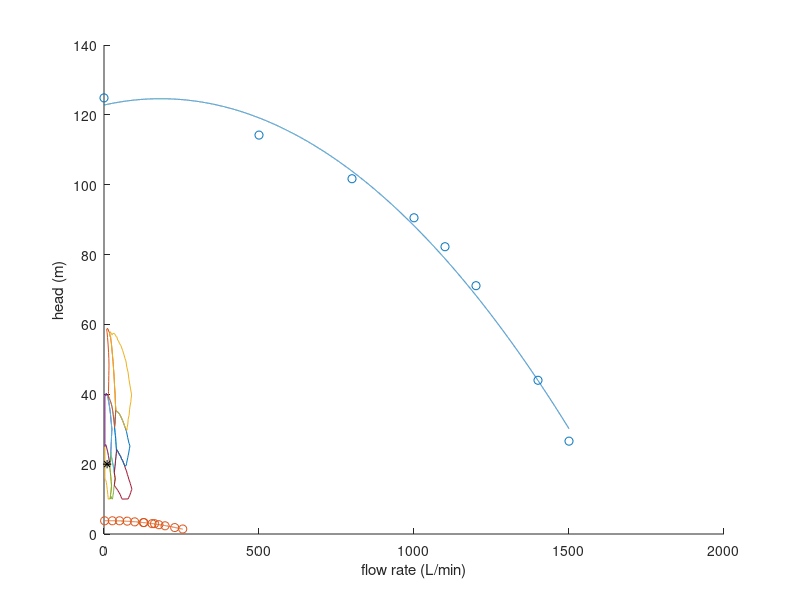
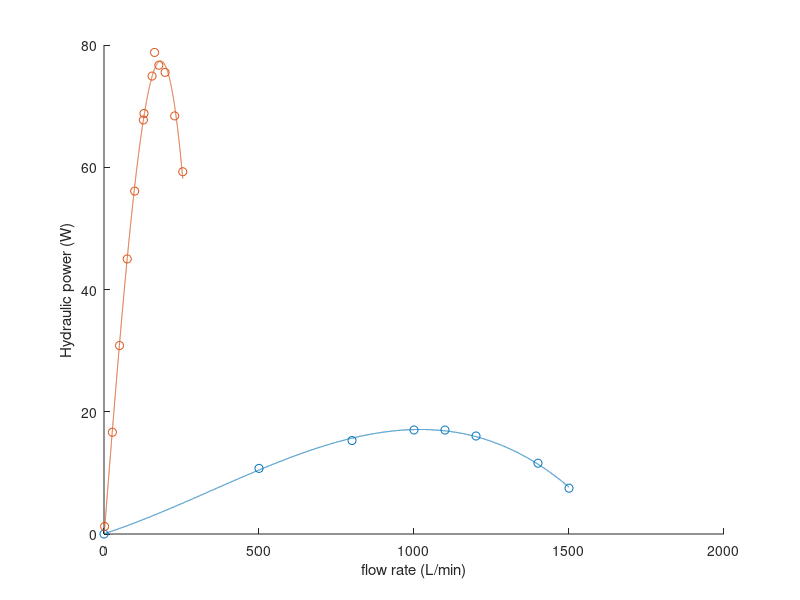
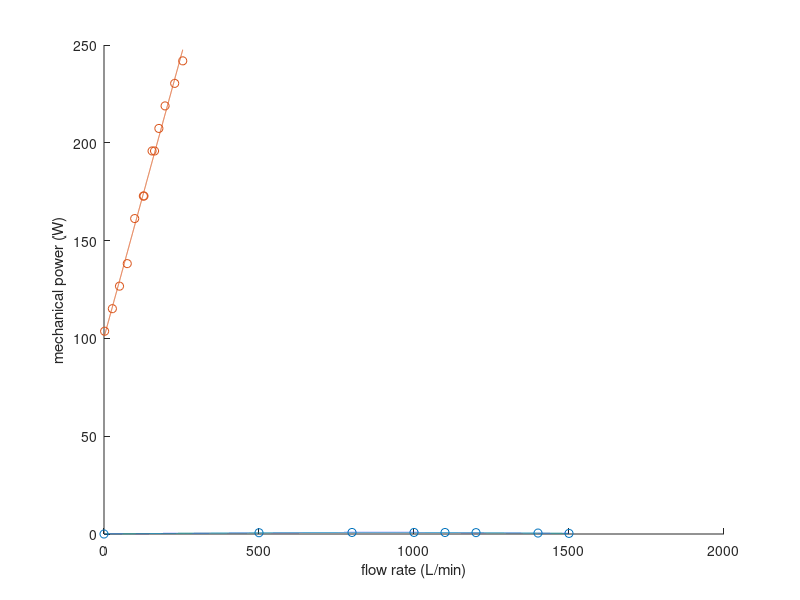
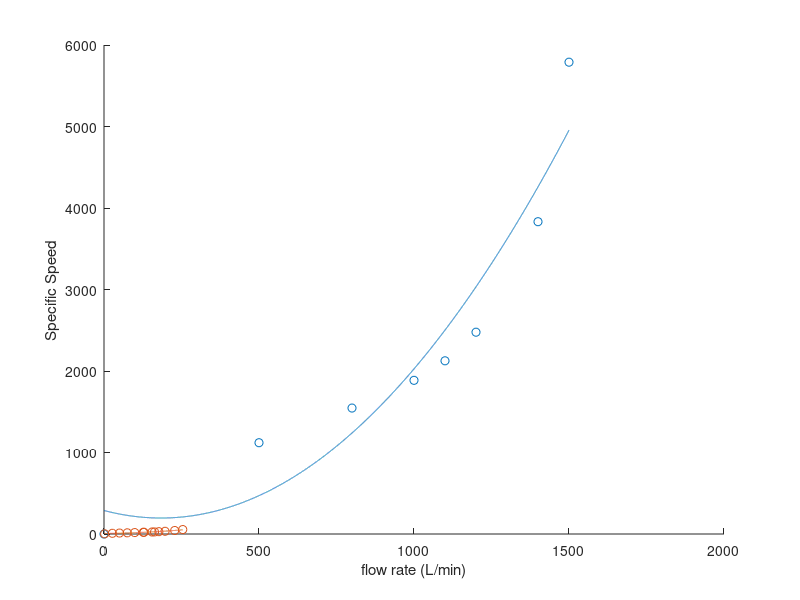

MATLAB code for these plots, in order: (Note: this script raises an error after producing the figures.)
% given dataset1
%assumed constant density with change in pressure
clearvars;
clc;
close all;

%%
rho = 62.217;
g = 32.2;
z2 = 3;
z1 = 0;
N = 1750;

Q = [
    0
    500
    800
    1000
    1100
    1200
    1400
    1500
    ];
volumetricFlow = Q ./ 7.48; % ft3/min

suctionPressure = [0.65
0.25
-0.35
-0.92
-1.24
-1.62
-2.42
-2.89
] .* 144;

dischargePressure = [53.3
48.3
42.3
36.9
33
27.8
15.3
7.3
] .* 144;

motorCurrent = [
    18
26.2
31
33.9
35.2
36.3
38
39
];

%calculate the velocity of inlet and outlet:
%V1 = V2

%calculate Head:
H = (dischargePressure - suctionPressure) ./ (rho) + (z2 - z1);

%calculate hydraulic power.
gamma_SI = 9773;
volumetricFlow_SI = volumetricFlow .* 0.0283168 / 60;
H_SI = H .* 0.3048;

HydPower = H_SI .* gamma_SI .* volumetricFlow_SI;

%calculate the power in:
powerFactor = 0.875;
effi = 0.9;
P_in = effi * sqrt(3) * powerFactor * 460 .* motorCurrent;

%calculate the total efficiency:
total_effi = HydPower ./ P_in;

%calculate the specific speed
Ns = N * sqrt(Q) ./ (H .^ (3/4));

% polynomial Fitting:
Q_fit = min(Q):0.1:max(Q);

pH = polyval(polyfit(Q, H, 2), Q_fit);
pHydroPower = polyval(polyfit(Q, HydPower / 1000, 3), Q_fit);
pEfficiency = polyval(polyfit(Q, total_effi, 3), Q_fit);
pSpecificSpeed = polyval(polyfit(Q, Ns, 2), Q_fit);

figure(1)
scatter(Q, H)
hold on;
plot(Q_fit, pH);
xlabel("Q gpm")
ylabel("total Head ft")

figure(2)
scatter(Q, HydPower / 1000)
hold on;
plot(Q_fit, pHydroPower);
xlabel("Q gpm")
ylabel("hydraulic power kW")

figure(3)
scatter(Q, total_effi)
hold on;
plot(Q_fit, pEfficiency)
xlabel("Q gpm")
ylabel("eff")

figure(4)
scatter(Q, Ns)
hold on;
plot(Q_fit, pSpecificSpeed)
xlabel("Q gpm")
ylabel("Ns")

%% dataset 2
close all;
clearvars;

gamma = 9781; %gamma at 25degC
N = 1100; %RPM

T = [2.1
    2
    1.9
    1.7
    1.8
    1.7
    1.5
    1.5
    1.4
    1.2
    1.1
    1
    0.9
    ]; %Torque (N.m)

Q = [254
    228
    197
    163
    177
    155
    127
    129
    99
    75
    50
    27
    2
    ]; % flow rate L/min

suctionPressure = [
    -0.08
    -0.07
    -0.05
    -0.04
    -0.05
    -0.04
    -0.03
    -0.03
    -0.02
    -0.02
    -0.02
    -0.01
    -0.01
    ] .* 100000; % Pa

dischargePressure = [
    0.06
    0.11
    0.18
    0.25
    0.21
    0.25
    0.29
    0.29
    0.32
    0.34
    0.35
    0.36
    0.36
    ] .* 100000; % Pa

MotorPower = [0.52
    0.5
    0.48
    0.46
    0.47
    0.45
    0.42
    0.42
    0.4
    0.38
    0.36
    0.33
    0.31
    ]; % kW

%calculate Head
H = (dischargePressure - suctionPressure) ./ (gamma);

%calculate hydro Power
HydPower = gamma * H .* Q ./ (60 * 1000); % L/min -> m^3/s

%calculate mechanical power
mechPower = T .* 2*pi .* N ./ 60; % eq 6 from report

%calculate the mechanical eff
mechEffi = HydPower ./ (mechPower);

%calculate the specific speed
Ns = N * sqrt(Q ./ (60 * 1000)) ./ (H .^ (3/4));

%calculate the overall effi
total_effi = HydPower ./ (MotorPower .* 1000);

% polynomial Fitting:
Q_fit = min(Q):0.1:max(Q);

pH = polyval(polyfit(Q, H, 2), Q_fit);
pHydroPower = polyval(polyfit(Q, HydPower, 3), Q_fit);
pEfficiency = polyval(polyfit(Q, total_effi, 3), Q_fit);
pSpecificSpeed = polyval(polyfit(Q, Ns, 2), Q_fit);
pMechPower = polyval(polyfit(Q, mechPower, 1), Q_fit);

figure(1)
scatter(Q, H);
hold on;
plot(Q_fit, pH);
xlabel("flow rate (L/min)")
ylabel("head (m)")

figure(2)
scatter(Q, HydPower);
hold on;
plot(Q_fit, pHydroPower);
xlabel("flow rate (L/min)")
ylabel("Hydraulic power (W)")

figure(3)
scatter(Q, mechPower);
hold on;
plot(Q_fit, pMechPower);
xlabel("flow rate (L/min)")
ylabel("mechanical power (W)")

figure(4)
scatter(Q, Ns)
hold on;
plot(Q_fit, pSpecificSpeed);
xlabel("flow rate (L/min)")
ylabel("Specific Speed")

figure(5)
scatter(Q, total_effi)
hold on;
plot(Q_fit, pEfficiency);
xlabel("flow rate (L/min)")
ylabel("eta")

%% pump selection
clearvars;
close all;
clc;

figure(1)
hold on;
%input arguments
flowRate =10;
head = 20;

pump32_125 = [
13.3082  10.4386; 13.3914  10.008;  19.8981  10.0524; 20.1507  10.4409;
20.5348  10.6633; 20.9265  10.9825; 21.3256  11.3113; 21.8697  11.7982;
22.8546  12.3061; 23.291   12.89;   24.0363  13.6733; 24.0371  14.0233;
23.1494  15.0642; 21.8785  16.4572; 20.5473  17.6041; 18.7004  19.1507;
15.8832  21.5464; 14.1848  22.4722; 12.6678  23.2411; 11.2421  23.7343;
10.103   24.2382; 9.02229  24.4418; 7.75918  25.1713; 6.97282  25.1698;
5.52602  25.5944; 4.63419  25.4844; 4.01038  25.3753; 3.30035  25.3726;
3.00334  25.0527; 3.00264  20.6392; 3.00204  17.5121; 3.00192  16.9317;
3.00172  16.0294; 3.09752  15.8951; 3.29846  15.8289; 3.62459  15.8296;
4.37669  15.5667; 5.15371  15.5026; 6.38155  15.2453; 7.65724  14.6795;
9.01607  13.84;   10.4831  12.7227; 11.1627  12.3014; 12.3424  11.2605;
13.3082  10.4386;
];

pump32_160 = [
3.02241  25.9116; 3.04257  34.946;  3.02394  39.321;  3.22011  39.3224;
3.40753  39.3235; 3.74447  39.4915; 3.96246  39.995;  4.27286  39.6611;
4.66592  39.6629; 5.12728  39.8324; 5.59893  39.8342; 5.9248   39.8355;
6.55173  40.1747; 7.29064  40.3466; 7.96122  40.0099; 8.47761  39.6756;
9.49316  39.678;  10.3015  39.6797; 11.32    39.6817; 12.1304  39.6832;
12.5176  39.3509; 12.917   39.0214; 13.246   39.0219; 13.6688  38.8585;
14.0167  38.533;  14.647   38.0499; 15.5972  37.8912; 16.4012  37.2591;
17.1387  36.792;  18.0223  36.3309; 18.8326  35.7247; 19.9283  35.1288;
20.9553  34.1089; 21.6239  33.5395; 22.4543  32.703;  23.4635  31.7534;
24.5181  30.8314; 24.9844  30.4445; 25.6199  29.8103; 24.8268  29.4354;
24.8265  29.0657; 24.6704  28.5799; 24.2088  27.8663; 23.6063  26.4922;
23.1645  25.7221; 22.8743  24.9745; 22.3053  24.045;  21.888   23.5435;
21.3437  22.763;  20.9441  22.0084; 20.4232  21.1892; 20.0408  20.4868;
19.666   20.1443; 19.5422  19.6414; 15.8832  21.5464; 14.1848  22.4722;
12.6678  23.2411; 11.2421  23.7343; 10.103   24.2382; 9.02229  24.4418;
7.75918  25.1713; 6.97282  25.1698; 5.52602  25.5944; 4.63419  25.4844;
4.01038  25.3753; 3.30035  25.3726; 3.00334  25.0527;
3.02241  25.9116;
];

pump40_125 = [
19.5422  19.6414; 19.666   20.1443; 20.0408  20.4868; 20.4232  21.1892;
20.9441  22.0084; 21.3437  22.763;  21.888   23.5435;
22.5856  22.4778; 23.4533  22.1959; 24.8178  21.8257; 25.6097  21.4613;
26.5932  20.9261; 27.4415  20.4902; 29.2205  19.7285; 31.508   18.8359;
33.1305  17.7576; 33.9725  17.0971; 35.7222  16.1864; 36.6308  15.8492;
35.7204  15.5186; 34.8324  15.1311; 34.396   14.6913; 33.9654  14.385;
33.3301  14.085;  32.7063  13.6756; 31.6927  13.1112; 31.4927  12.6233;
31.0988  12.4647; 30.7092  12.1024; 30.5158  11.8003; 29.7569  11.4091;
29.017   11.0774; 28.4741  10.8008; 28.1174  10.4868; 27.4178  10.0541;
25.2664  10.0114; 24.6399  10.3109; 24.1801  10.486;  23.5803  10.7091;
19.8981  10.0524; 20.1507  10.4409; 20.5348  10.6633; 20.9265  10.9825;
21.3256  11.3113; 21.8697  11.7982; 22.8546  12.3061; 23.291   12.89;
24.0363  13.6733; 24.0371  14.0233; 23.1494  15.0642; 21.8785  16.4572;
20.5473  17.6041; 18.7004  19.1507;
19.5422  19.6414; % close
];

% pump40_160
pump40_160 = [
11.9787  39.35;   12.3611  39.1852; 13.0804  38.6942; 13.583   38.3703;
14.2833  38.0494; 14.7394  38.0501; 15.4993  37.5732; 16.5045  37.1026;
17.2467  36.6375; 17.9093  36.1781; 18.5974  35.8752; 19.3118  35.2765;
19.9281  34.834;  20.9555  34.3975; 22.1742  33.2585; 22.8817  32.7033;
23.7603  31.7536; 24.2121  31.2233; 24.5181  30.8314; 25.4596  30.0624;
24.9829  28.9436; 24.3618  28.2208; 24.0567  27.5162; 23.7554  26.7165;
23.3109  26.0493; 22.8745  25.1858; 22.4466  24.6606; 22.3054  24.1465;
21.7508  23.4445; 21.4784  22.8591; 22.0252  22.7634; 22.5857  22.5727;
23.0153  22.2894; 23.8995  22.0099; 24.5079  21.9177; 25.4491  21.371;
26.4269  21.1922; 27.27    20.7508; 27.7886  20.4042; 28.856   20.0637;
29.7764  19.5632; 30.3424  19.1556; 31.1142  18.7566; 31.5074  18.5212;
32.7173  18.0592; 33.3391  17.6087; 33.55    17.908;  34.1894  18.2125;
34.6228  18.6003; 34.8418  18.9165; 35.2835  19.3193; 35.7306  19.6477;
36.1834  19.9817; 36.6424  20.5799; 37.3407  20.9299; 37.3411  21.107;
38.0529  21.5565; 38.0541  22.1083; 39.0246  22.8664; 39.5189  23.1574;
40.2724  23.7505; 40.0211  24.256;  39.5225  24.9818; 39.2763  25.7294;
38.7864  26.1664; 38.3024  26.4991; 37.8247  26.9492; 37.8257  27.5229;
37.3541  28.1086; 36.4281  29.0717; 35.0812  30.0676; 33.5727  31.2288;
32.1291  32.5717; 30.9408  33.2644; 29.6098  34.1152; 28.3362  35.1354;
26.7786  36.1858; 24.6781  36.9545; 23.175   37.4233; 21.9006  37.7388;
20.6963  38.2176; 19.5581  38.3778; 18.599   38.5388; 17.9108  38.8641;
17.0325  39.0271; 16.6096  39.0266; 15.9949  39.1906; 15.1153  39.3548;
14.284   39.5198; 13.3297  39.3522;
11.9787  39.35; % close
];

% pump50_125
pump50_125 = [
33.2061  17.5577; 34.0602  18.3113; 35.1584  19.2583; 36.5188  20.0848;
36.9903  20.9468; 38.6669  22.123;  39.6605  22.9757; 40.1694  23.6616;
39.925   24.368;  41.7162  23.9617; 44.6986  23.6613; 47.2934  23.1692;
49.7267  22.7829; 52.2852  22.403;  54.974   21.9371; 56.7214  21.4809;
60.0143  21.0341; 62.7019  20.4243; 65.5099  19.8321; 67.587   19.1764;
69.7317  18.6204; 72.3981  18.0806; 75.6246  16.9759; 78.0225  16.4146;
79.9858  15.6731; 83.5548  14.8397; 84.5984  14.4702; 86.1906  13.9918;
87.2695  13.7008; 88.9073  13.137;  90.0178  12.8099; 90.0132  12.7026;
87.765   12.3864; 86.1013  11.8268; 83.4097  11.1981; 82.3551  10.9193;
79.285   10.426;  77.786   10.0391; 58.2563  9.99724; 57.1742  10.1667;
54.3906  10.7829; 52.3929  11.2931; 47.6969  11.9775; 44.5227  12.4917;
42.0809  12.8108; 39.772   13.0829; 37.3544  13.3607; 35.0846  13.702;
33.3669  13.8759; 33.5807  14.1111; 34.2269  14.5936; 34.8856  15.0925;
36.0085  15.7403; 35.5643  16.1422; 34.4722  16.7645;
33.2061  17.5577;
];

% pump50_160
pump50_160 = [

33.9541  30.5761; 34.38    30.0664; 35.4692  28.9504; 36.3664  28.2294;
37.756   27.2961; 38.2256  26.3936; 38.943   25.3073; 39.925   24.368;
41.7162  23.9617; 44.6986  23.6613; 47.2934  23.1692; 49.7267  22.7829;
52.2852  22.403;  54.974   21.9371; 56.7214  21.4809; 60.0143  21.0341;
62.7019  20.4243; 65.5099  19.8321; 69.7498  19.4196; 71.9838  19.7488;
72.9056  20.253;  74.3086  20.9455; 76.7004  21.8444; 77.6827  22.4022;
79.6767  23.1681; 80.697   23.7597; 82.2499  24.572;  83.8283  25.1994;
80.741   25.9518; 76.3307  27.6405; 72.6144  29.3157; 67.359   30.7029;
62.0908  32.0209; 56.8732  33.116;  51.442   34.105;  47.1143  34.6835;
43.6942  34.9764; 39.7656  35.272;  37.8168  35.4207; 37.576   34.8303;
36.6356  33.6788; 35.7196  32.7026; 35.4894  31.7546; 35.0434  31.3568;
33.9541  30.5761;
];

% pump40_200
pump40_200 = [
33.9541  30.5761; 33.5344  31.2254; 32.5021  32.0229; 29.5905  34.2504;
27.7939  35.4217; 25.4577  36.4795; 23.9095  37.0981; 21.6246  37.7273;
19.5575  38.2064; 18.1378  38.5291; 16.7153  38.6917; 15.1175  39.1829;
14.1963  39.0188; 14.3785  40.1836; 14.4706  40.8648; 14.8417  42.0847;
15.223   43.7068; 15.5164  45.3915; 15.8146  46.7466; 16.1189  48.3448;
15.6239  50.2085; 14.7678  51.9254; 13.1095  54.3828; 11.4191  56.2429;
10.0088  57.6798; 9.45868  57.923;  8.71734  58.6584; 10.3294  58.6574;
11.1388  58.904;  12.1629  58.6565; 13.2815  58.6561; 14.0539  58.4098;
15.4424  57.9204; 16.757   57.9199; 18.1825  57.4347; 19.3603  56.7148;
20.358   56.4767; 21.2736  56.4765; 22.0888  55.5349; 23.081   55.0698;
24.2685  54.1516; 25.0412  53.473;  26.3283  52.1413; 27.3371  51.272;
28.0301  50.4172; 29.2869  49.3686; 30.2163  47.9374; 31.5687  46.3523;
32.5704  45.0085; 33.1852  43.8877; 34.0229  42.4366; 34.8826  41.2064;
35.7641  40.0117; 36.209   38.6889; 36.6603  37.5673; 37.3522  36.6318;
37.8168  35.4207; 37.576   34.8303; 36.6356  33.6788; 35.7196  32.7026;
35.4894  31.7546; 35.0434  31.3568;
33.9541  30.5761;
];

pump50_200 = [
18.1825  57.4347; 19.3603  56.7148; 20.358   56.4767; 21.2736  56.4765;
22.0888  55.5349; 23.081   55.0698; 24.2685  54.1516; 25.0412  53.473;
26.3283  52.1413; 27.3371  51.272;  28.0301  50.4172; 29.2869  49.3686;
30.2163  47.9374; 31.5687  46.3523; 32.5704  45.0085; 33.1852  43.8877;
34.0229  42.4366; 34.8826  41.2064; 35.7641  40.0117; 36.209   38.6889;
36.6603  37.5673; 37.3522  36.6318; 39.7656  35.272;  43.6942  34.9764;
47.1143  34.6835; 51.442   34.105;  56.8732  33.116;  62.0908  32.0209;
67.359   30.7029; 74.0022  29.6876; 74.4803  30.4457; 76.8737  31.4865;
77.8662  32.8379; 80.8751  33.9606; 82.4379  35.5673; 84.0221  36.629;
86.7222  37.8813; 87.2802  38.6857; 88.9575  39.8406; 85.6879  41.5507;
83.5737  42.6118; 80.4999  44.2545; 77.5432  46.3484; 73.7545  47.7324;
70.5968  49.5725; 67.9897  50.2016; 63.8583  51.4838; 59.9765  52.5774;
54.5895  53.9204; 49.6826  54.605;  46.66    55.2981; 44.0953  55.5313;
41.4138  56.473;  39.6314  56.4732; 36.7545  56.9503; 33.2403  57.4315;
29.1306  57.4322; 27.3556  57.1917; 26.0136  56.9521; 24.5844  57.4331;
22.6558  57.4336; 20.6187  57.9188;
18.1825  57.4347;
];
pumps_area = {pump32_125, pump32_160, pump40_125, pump40_160, ...
           pump50_125, pump50_160, pump40_200, pump50_200};
pumps_names = {'32-125','32-160','40-125','40-160', ...
           '50-125','50-160','40-200','50-200'};
% visualizing pump sections

for i = 1:length(pumps_area)
    area = pumps_area{i};
    plot(area(:,1) , area(:,2));
end

plot(flowRate, head, "k*");

hold on;

% pump32-125
raw = readmatrix('pump32-125.xlsx', 'Sheet', 'Sheet1', 'NumHeaderLines', 1);
D110_32_125 = raw(~isnan(raw(:,1)),  [1  2]);
D115_32_125 = raw(~isnan(raw(:,4)),  [4  5]);
D120_32_125 = raw(~isnan(raw(:,7)),  [7  8]);
D125_32_125 = raw(~isnan(raw(:,10)), [10 11]);
D130_32_125 = raw(~isnan(raw(:,13)), [13 14]);
D139_32_125 = raw(~isnan(raw(:,16)), [16 17]);

eta50a_32_125 = raw(~isnan(raw(:,22)), [22 23]);
eta55a_32_125 = raw(~isnan(raw(:,25)), [25 26]);
eta59_32_125  = raw(~isnan(raw(:,28)), [28 29]);
eta60_32_125  = raw(~isnan(raw(:,31)), [31 32]);
eta62_32_125  = raw(~isnan(raw(:,34)), [34 35]);
eta60b_32_125 = raw(~isnan(raw(:,37)), [37 38]);
eta59b_32_125 = raw(~isnan(raw(:,40)), [40 41]);
eta55b_32_125 = raw(~isnan(raw(:,43)), [43 44]);
eta50b_32_125 = raw(~isnan(raw(:,46)), [46 47]);

pump32_125_D = {D110_32_125, D115_32_125, D120_32_125,D125_32_125, D130_32_125, D139_32_125};
D_values_pump_32_125 = [110, 115, 120,125, 130, 139];
pump32_125_effi = {
    eta50a_32_125, eta55a_32_125, eta59_32_125, eta60_32_125, eta62_32_125, eta60b_32_125, ...
    eta59b_32_125, eta55b_32_125, eta50b_32_125
};
eta_values_pump_32_125 = [50, 55, 59, 60, 62, 60, 59, 55, 50];
pump32_125_power = [0.7 , 0.82 , 0.97 ,1.12 , 1.35 , 1.74];

% pump32-160
raw = readmatrix('pump32-160.xlsx', 'Sheet', 'Sheet1', 'NumHeaderLines', 1);
D130_32_160 = raw(~isnan(raw(:,1)),  [1  2]);
D140_32_160 = raw(~isnan(raw(:,4)),  [4  5]);
D150_32_160 = raw(~isnan(raw(:,7)),  [7  8]);
D160_32_160 = raw(~isnan(raw(:,10)), [10 11]);
D169_32_160 = raw(~isnan(raw(:,13)), [13 14]);
eta45a_32_160 = raw(~isnan(raw(:,18)), [18 19]);
eta50a_32_160 = raw(~isnan(raw(:,21)), [21 22]);
eta55a_32_160 = raw(~isnan(raw(:,24)), [24 25]);
eta58a_32_160 = raw(~isnan(raw(:,27)), [27 28]);
eta60_32_160  = raw(~isnan(raw(:,30)), [30 31]);
eta62_32_160  = raw(~isnan(raw(:,33)), [33 34]);
eta58b_32_160 = raw(~isnan(raw(:,36)), [36 37]);
eta55b_32_160 = raw(~isnan(raw(:,39)), [39 40]);
eta50b_32_160 = raw(~isnan(raw(:,42)), [42 43]);
eta45b_32_160 = raw(~isnan(raw(:,45)), [45 46]);

pump32_160_D = {D130_32_160, D140_32_160, D150_32_160, D160_32_160, D169_32_160};
D_values_pump_32_160 = [130, 140, 150, 160, 169];
pump32_160_effi = {eta45a_32_160, eta50a_32_160, eta55a_32_160, eta58a_32_160, ...
    eta60_32_160, eta62_32_160, eta58b_32_160, eta55b_32_160, eta50b_32_160, eta45b_32_160};
eta_values_pump_32_160 = [45, 50, 55, 58, 60, 62, 58, 55, 50, 45];
pump32_160_power = [1.4 , 1.8 , 2.4 , 3.2 , 3.8 ];

% pump40-125
raw = readmatrix('pump40-125.xlsx', 'Sheet', 'Sheet1', 'NumHeaderLines', 1);
D110_40_125 = raw(~isnan(raw(:,1)),  [1  2]);
D115_40_125 = raw(~isnan(raw(:,4)),  [4  5]);
D120_40_125 = raw(~isnan(raw(:,7)),  [7  8]);
D125_40_125 = raw(~isnan(raw(:,10)), [10 11]);
D130_40_125 = raw(~isnan(raw(:,13)), [13 14]);
D136_40_125 = raw(~isnan(raw(:,16)), [16 17]);
D139_40_125 = raw(~isnan(raw(:,19)), [19 20]);
eta50_40_125  = raw(~isnan(raw(:,24)), [24 25]);
eta55_40_125  = raw(~isnan(raw(:,27)), [27 28]);
eta60_40_125  = raw(~isnan(raw(:,30)), [30 31]);
eta66_40_125  = raw(~isnan(raw(:,33)), [33 34]);
eta68_40_125  = raw(~isnan(raw(:,36)), [36 37]);
eta65_40_125  = raw(~isnan(raw(:,39)), [39 40]);
eta60b_40_125 = raw(~isnan(raw(:,42)), [42 43]);
eta55b_40_125 = raw(~isnan(raw(:,45)), [45 46]);
eta50b_40_125 = raw(~isnan(raw(:,48)), [48 49]);

pump40_125_D = {D110_40_125, D120_40_125,D125_40_125, D130_40_125, D136_40_125, D139_40_125};
D_values_pump_40_125 = [110,  120,125, 130, 136, 139];
pump40_125_effi = {
    eta50_40_125, eta55_40_125, eta60_40_125, eta66_40_125, eta68_40_125, eta65_40_125, ...
    eta60b_40_125, eta55b_40_125, eta50b_40_125
};
eta_values_pump_40_125 = [50, 55, 60, 66, 68, 65, 60, 55, 50];
pump40_125_power = [1.3,1.14,1.5,1.7 , 1.95 , 2.43,2.49];

% pump40-160
raw = readmatrix('pump40-160.xlsx', 'Sheet', 'Sheet1', 'NumHeaderLines', 1);
D130_40_160 = raw(~isnan(raw(:,1)),  [1  2]);
D140_40_160 = raw(~isnan(raw(:,4)),  [4  5]);
D150_40_160 = raw(~isnan(raw(:,7)),  [7  8]);
D160_40_160 = raw(~isnan(raw(:,10)), [10 11]);
D169_40_160 = raw(~isnan(raw(:,13)), [13 14]);
eta45_40_160  = raw(~isnan(raw(:,17)), [17 18]);
eta50_40_160  = raw(~isnan(raw(:,20)), [20 21]);
eta55a_40_160 = raw(~isnan(raw(:,23)), [23 24]);
eta60_40_160  = raw(~isnan(raw(:,26)), [26 27]);
eta64_40_160  = raw(~isnan(raw(:,29)), [29 30]);
eta66_40_160  = raw(~isnan(raw(:,32)), [32 33]);
eta55b_40_160 = raw(~isnan(raw(:,35)), [35 36]);

pump40_160_D = {D130_40_160, D140_40_160, D150_40_160, D160_40_160, D169_40_160};
D_values_pump_40_160 = [130, 140, 150, 160, 169];
pump40_160_effi = {eta45_40_160, eta50_40_160, eta55a_40_160, eta60_40_160, eta64_40_160, eta66_40_160, eta55b_40_160};
eta_values_pump_40_160 = [45, 50, 55, 60, 64, 66, 55];
pump40_160_power = [1.8 , 2.36 , 2.95 ,3.76 , 4.6];

%pump40-200
raw = readmatrix('pump40-200.xlsx', 'Sheet', 'Sheet1', 'NumHeaderLines', 1);
D170_40_200 = raw(~isnan(raw(:,1)),  [1  2]);
D180_40_200 = raw(~isnan(raw(:,4)),  [4  5]);
D190_40_200 = raw(~isnan(raw(:,7)),  [7  8]);
D200_40_200 = raw(~isnan(raw(:,10)),  [10 11]);
D209_40_200 = raw(~isnan(raw(:,13)),  [13  14]);

eta35_40_200 = raw(~isnan(raw(:,19)),  [19 20]);
eta40_40_200 = raw(~isnan(raw(:,22)),  [22 23]);
eta45a_40_200 = raw(~isnan(raw(:,25)),  [25 26]);
eta50a_40_200 = raw(~isnan(raw(:,28)),  [28 29]);
eta54_40_200 = raw(~isnan(raw(:,31)),  [31 32]);
eta57_40_200 = raw(~isnan(raw(:,34)),  [34 35]);
eta50b_40_200 = raw(~isnan(raw(:,37)),  [37 38]);
eta45b_40_200 = raw(~isnan(raw(:,40)),  [40 41]);

pump40_200_D = {D170_40_200 , D180_40_200 , D190_40_200 , D200_40_200 ,D209_40_200 };
D_values_pump_40_200 = [170 , 180 , 190 , 200 , 209];
pump40_200_effi = { eta35_40_200 , eta40_40_200 , eta45a_40_200,eta50a_40_200,eta54_40_200,eta57_40_200,eta50b_40_200,eta45b_40_200, };
eta_values_pump_40_200 = [35 , 40 , 45 , 50 , 54 ,57, 50 , 45];
pump40_200_power = [3.6,4.6,5.5,6.5,7.8];
% pump50-160
raw = readmatrix('pump50-160.xlsx', 'Sheet', 'Sheet1', 'NumHeaderLines', 1);
D130_50_160 = raw(~isnan(raw(:,1)),  [1  2]);
D140_50_160 = raw(~isnan(raw(:,4)),  [4  5]);
D150_50_160 = raw(~isnan(raw(:,7)),  [7  8]);
D160_50_160 = raw(~isnan(raw(:,10)), [10 11]);
D169_50_160 = raw(~isnan(raw(:,13)), [13 14]);
eta55_50_160 = raw(~isnan(raw(:,18)), [18 19]);
eta60_50_160 = raw(~isnan(raw(:,21)), [21 22]);
eta65_50_160 = raw(~isnan(raw(:,24)), [24 25]);
eta70_50_160 = raw(~isnan(raw(:,27)), [27 28]);
eta73_50_160  = raw(~isnan(raw(:,30)), [30 31]);
eta75_50_160  = raw(~isnan(raw(:,33)), [33 34]);

pump50_160_D = {D130_50_160, D140_50_160, D150_50_160, D160_50_160, D169_50_160};
D_values_pump_50_160 = [130, 140, 150, 160, 169];
pump50_160_effi = {eta55_50_160, eta60_50_160, eta65_50_160, eta70_50_160, ...
    eta73_50_160, eta75_50_160,};
eta_values_pump_50_160 = [55, 60, 65, 70, 73, 75];
pump50_160_power = [2.95, 4.25 , 5.15 , 6.4 , 8 ];

% pump50-125
raw = readmatrix('pump50-125.xlsx', 'Sheet', 'Sheet1', 'NumHeaderLines', 1);
D110_50_125 = raw(~isnan(raw(:,1)),  [1  2]);
D115_50_125 = raw(~isnan(raw(:,4)),  [4  5]);
D120_50_125 = raw(~isnan(raw(:,7)),  [7  8]);
D125_50_125 = raw(~isnan(raw(:,10)), [10 11]);
D130_50_125 = raw(~isnan(raw(:,13)), [13 14]);
D139_50_125 = raw(~isnan(raw(:,16)), [16 17]);
eta60_50_125  = raw(~isnan(raw(:,21)), [21 22]);
eta70_50_125  = raw(~isnan(raw(:,24)), [24 25]);
eta75_50_125  = raw(~isnan(raw(:,27)), [27 28]);

pump50_125_effi = {eta60_50_125 , eta70_50_125 , eta75_50_125};
eta_values_pump_50_125 = [60 , 70 , 75];
pump50_125_D = {D110_50_125, D115_50_125, D120_50_125, D125_50_125, D130_50_125, D139_50_125};
D_values_pump_50_125 = [110 , 115 , 120 , 125 , 130 , 139];
pump50_125_power = [2.3 , 2.6 , 3 , 3.4 , 3.8 , 5];

%pump50-200
raw = readmatrix('pump50-200.xlsx', 'Sheet', 'Sheet1', 'NumHeaderLines', 1);
D170_50_200 = raw(~isnan(raw(:,1)),  [1  2]);
D180_50_200 = raw(~isnan(raw(:,4)),  [4  5]);

eta50_50_200  = raw(~isnan(raw(:,9)), [9 10]);
eta55_50_200  = raw(~isnan(raw(:,12)), [12 13]);
eta60_50_200  = raw(~isnan(raw(:,15)), [15 16]);
eta65_50_200  = raw(~isnan(raw(:,18)), [18 19]);
eta68_50_200  = raw(~isnan(raw(:,21)), [21 22]);

pump50_200_effi = {eta50_50_200 , eta55_50_200 , eta60_50_200 , eta65_50_200, eta68_50_200};
eta_values_pump_50_200 = [50 , 55 ,60 ,65 , 68];
pump50_200_D = {D170_50_200, D180_50_200};
D_values_pump_50_200 = [170 , 180];
pump50_200_power = [6.4 , 8];


if inpolygon(flowRate, head, pump32_160(:,1), pump32_160(:,2))
    [pump_d, i] = give_d(pump32_160_D, D_values_pump_32_160, flowRate, head);
    fprintf("pump 32-160 selected with eta %.2f and D = %d and motor power should be higher than %.2f kW", ...
        give_effi(pump32_160_effi, eta_values_pump_32_160, flowRate, head), ...
        pump_d, pump32_160_power(i));

elseif inpolygon(flowRate, head, pump40_160(:,1), pump40_160(:,2))
    [pump_d, i] = give_d(pump40_160_D, D_values_pump_40_160, flowRate, head);
    fprintf("pump 40-160 selected with eta %.2f and D = %d and motor power should be higher than %.2f kW", ...
        give_effi(pump40_160_effi, eta_values_pump_40_160, flowRate, head), ...
        pump_d, pump40_160_power(i));

elseif inpolygon(flowRate, head, pump32_125(:,1), pump32_125(:,2))
    [pump_d, i] = give_d(pump32_125_D, D_values_pump_32_125, flowRate, head);
    fprintf("pump 32-125 selected with eta %.2f and D = %d and motor power should be higher than %.2f kW", ...
        give_effi(pump32_125_effi, eta_values_pump_32_125, flowRate, head), ...
        pump_d, pump32_125_power(i));

elseif inpolygon(flowRate, head, pump40_125(:,1), pump40_125(:,2))
    [pump_d, i] = give_d(pump40_125_D, D_values_pump_40_125, flowRate, head);
    fprintf("pump 40-125 selected with eta %.2f and D = %d and motor power should be higher than %.2f kW", ...
        give_effi(pump40_125_effi, eta_values_pump_40_125, flowRate, head), ...
        pump_d, pump40_125_power(i));
elseif inpolygon(flowRate, head, pump50_125(:,1), pump50_125(:,2))
    [pump_d, i] = give_d(pump50_125_D, D_values_pump_50_125, flowRate, head);
    fprintf("pump 50-125 selected with eta %.2f and D = %d and motor power should be higher than %.2f kW", ...
        give_effi(pump50_125_effi, eta_values_pump_50_125, flowRate, head), ...
        pump_d, pump50_125_power(i));
elseif inpolygon(flowRate, head, pump50_160(:,1), pump50_160(:,2))
    [pump_d, i] = give_d(pump50_160_D, D_values_pump_50_160, flowRate, head);
    fprintf("pump 50-160 selected with eta %.2f and D = %d and motor power should be higher than %.2f kW", ...
        give_effi(pump50_160_effi, eta_values_pump_50_160, flowRate, head), ...
        pump_d, pump50_160_power(i));
elseif inpolygon(flowRate, head, pump40_200(:,1), pump40_200(:,2))
    [pump_d, i] = give_d(pump40_200_D, D_values_pump_40_200, flowRate, head);
    fprintf("pump 40-200 selected with eta %.2f and D = %d and motor power should be higher than %.2f kW", ...
        give_effi(pump40_200_effi, eta_values_pump_40_200, flowRate, head), ...
        pump_d, pump40_200_power(i));
elseif inpolygon(flowRate, head, pump50_200(:,1), pump50_200(:,2))
    [pump_d, i] = give_d(pump50_200_D, D_values_pump_50_200, flowRate, head);
    fprintf("pump 50-200 selected with eta %.2f and D = %d and motor power should be higher than %.2f kW", ...
        give_effi(pump50_200_effi, eta_values_pump_50_200, flowRate, head), ...
        pump_d, pump50_200_power(i));
else
    fprintf("nothing selected");
end
